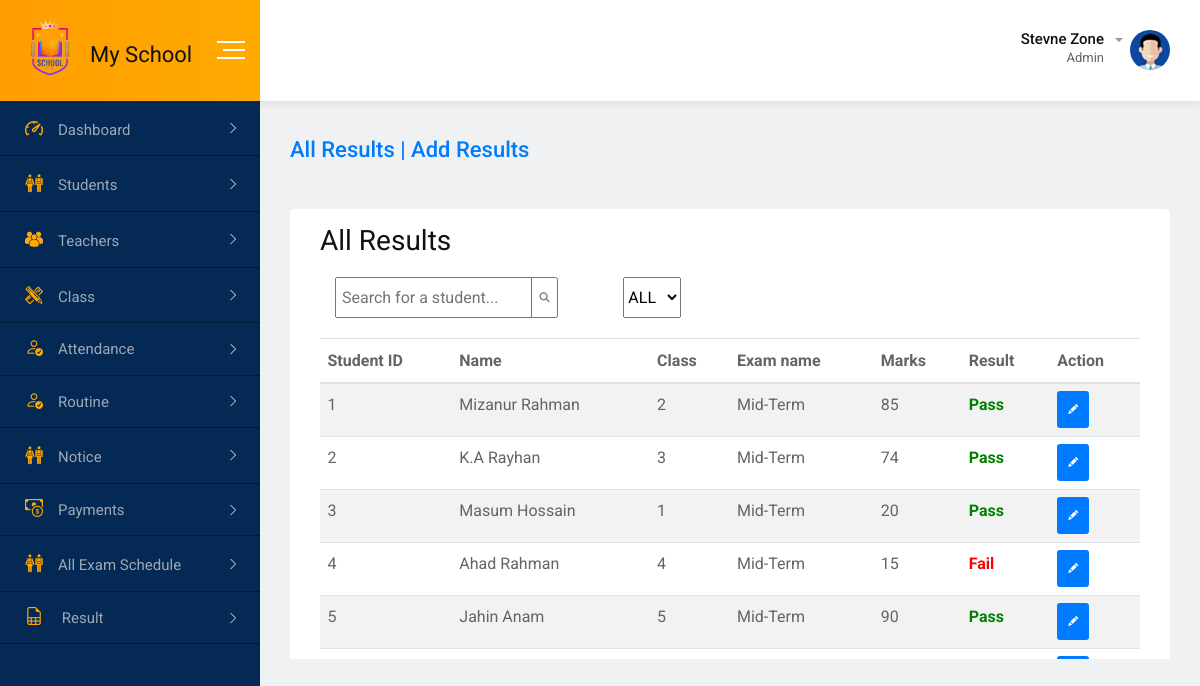
/admin/all_results.php, run on the app's committed database.
### tables this page shows
CREATE TABLE `result` (
  `id` int(11) NOT NULL,
  `st_id` int(11) NOT NULL,
  `st_name` varchar(100) NOT NULL,
  `st_class` int(11) NOT NULL,
  `exam_name` varchar(50) NOT NULL,
  `marks` int(11) NOT NULL,
  `result` varchar(5) NOT NULL
);

### admin/all_results.php (the view, shortened to what this page needs)
 <?php
include_once("../includes/db_config.php");
$sql = "SELECT * FROM result";
$result = $db->query($sql);
?>
<?php include_once("../includes/index_header.php"); ?>
<body>
    <?php include_once("../includes/index_sidebar.php"); ?>
    <div class="dashboard-content-one">
        <div class="breadcrumbs-area">
            <h3><a href="add_results.php" class="">All Results | Add Results </a></h3>
        </div>
        <div class="card" id="tableid">
            <div class="card-body">
                <h2>All Results</h2>
                <div class="table-top">
                    <div class="input-group col-md-4">
                    <input class="p-2" type="text" id="searchInput" placeholder="Search for a student...">
                        <span class="input-group-append">
                            <button class="btn btn-outline-secondary" type="button">
                                <i class="fa fa-search"></i>
                            </button>
                        </span>
                    </div>
                    <select id="statusFilter">
                        <option value="all">ALL</option>
                    </select>
                </div>
                <table class="table table-striped bg-white">
                    <thead>
                        <tr>
                            <th>Student ID</th>
                            <th>Name</th>
                            <th>Class</th>
                            <th>Exam name</th>
                            <th>Marks</th>
                            <th>Result</th>
                            <th>Action</th>
                        </tr>
                    </thead>
                    <tbody>
                        <?php while ($row = $result->fetch_assoc()) { ?>
            <tr>
                <td><?php echo $row["st_id"]; ?></td>
                <td><?php echo $row["st_name"]; ?></td>
                <td><?php echo $row["st_class"]; ?></td>
                <td><?php echo $row["exam_name"]; ?></td>
                <td><?php echo $row["marks"]; ?></td>
                <td class="result <?php echo $row["result"] == 'Fail'? 'red' : 'green' ?>  " ><?php echo $row["result"]; ?></td>
                <td> <a class="bi bi-pencil-fill btn btn-primary p-3" href="result_edit.php?id=<?php echo $row['id'] ?>"></a> </td>
                            </tr>
                        <?php } ?>
                    </tbody>
                </table>
            </div>
        </div>
        <?php include_once("../includes/index_footer.php"); ?>
</body>
</html>

### includes/index_header.php (shortened to what this page needs)
<!doctype html>
<html class="no-js" lang="">
<head>
    <link rel="stylesheet" href="../assets/css/normalize.css">
    <link rel="stylesheet" href="../assets/css/main.css">
    <link rel="stylesheet" href="../assets/css/bootstrap.min.css">
    <link rel="stylesheet" href="../assets/css/all.min.css">
    <link rel="stylesheet" href="../assets/fonts/flaticon.css">
    <link rel="stylesheet" href="https://cdn.jsdelivr.net/npm/bootstrap-icons@1.11.0/font/bootstrap-icons.css">
    <link rel="stylesheet" href="../assets/css/animate.min.css">
    <link rel="stylesheet" href="../assets/css/jquery.dataTables.min.css">
    <link rel="stylesheet" href="../assets/css/style.css">
    <link rel="stylesheet" href="../assets/css/select2.min.css">
    <link rel="stylesheet" href="https://cdnjs.cloudflare.com/ajax/libs/font-awesome/6.4.0/css/all.min.css">
</head>
<div id="wrapper" class="wrapper bg-ash">
    <div class="navbar navbar-expand-md header-menu-one bg-light">
        <div class="nav-bar-header-one">
            <div class="header-logo">
                <a class="d-flex" href="home.php">
                    <img class="logo_img" src="../assets/img/logo2.png" alt="logo">
                    <h3 class="mt-5"> My School </h3>
                </a>
            </div>
            <div class="toggle-button sidebar-toggle">
                <button type="button" class="item-link">
                    <span class="btn-icon-wrap">
                        <span></span>
                        <span></span>
                        <span></span>
                    </span>
                </button>
            </div>
        </div>
        <div class="header-main-menu collapse navbar-collapse" id="mobile-navbar">
            <ul class="navbar-nav">
                <li class="navbar-item dropdown header-admin">
                    <a class="navbar-nav-link dropdown-toggle" href="#" role="button" data-toggle="dropdown" aria-expanded="false">
                        <div class="admin-title">
                            <h5 class="item-title">Stevne Zone</h5>
                            <span>Admin</span>
                        </div>
                        <div class="admin-img">
                            <img src="../assets/img/figure/admin.jpg" alt="Admin">
                        </div>
                    </a>
                </li>
            </ul>
        </div>
    </div>

### includes/index_sidebar.php (shortened to what this page needs)
<div class="dashboard-page-one" id="leftsidebar">
    <div class="sidebar-main sidebar-menu-one sidebar-expand-md sidebar-color" style="height: 100vh">
        <div class="sidebar-menu-content">
            <ul class="nav nav-sidebar-menu sidebar-toggle-view">
                <li class="nav-item sidebar-nav-item">
                    <a href="#" class="nav-link"><i class="flaticon-dashboard"></i><span>Dashboard</span></a>
                </li>
                <li class="nav-item sidebar-nav-item">
                    <a href="#" class="nav-link"><i class="flaticon-classmates"></i><span>Students</span></a>
                </li>
                <li class="nav-item sidebar-nav-item">
                    <a href="#" class="nav-link"><i class="flaticon-multiple-users-silhouette"></i><span>Teachers</span></a>
                </li>
                <li class="nav-item sidebar-nav-item">
                    <a href="#" class="nav-link"><i class="flaticon-maths-class-materials-cross-of-a-pencil-and-a-ruler"></i><span>Class</span></a>
                </li>
                <li class="nav-item sidebar-nav-item">
                    <a href="#" class="nav-link"><i class="bi bi-person-check"></i><span>Attendance</span></a>
                </li>
                <li class="nav-item sidebar-nav-item">
                    <a href="#" class="nav-link"><i class="bi bi-person-check"></i><span>Routine</span></a>
                </li>
                <li class="nav-item sidebar-nav-item">
                    <a href="#" class="nav-link"><i class="flaticon-classmates"></i><span>Notice</span></a>
                </li>
                <li class="nav-item sidebar-nav-item">
                    <a href="#" class="nav-link"><i class="bi bi-cash-coin"></i><span>Payments</span></a>
                </li>
                <li class="nav-item sidebar-nav-item">
                    <a href="#" class="nav-link"><i class="flaticon-classmates"></i><span>All Exam Schedule</span></a>
                </li>
                <li class="nav-item sidebar-nav-item">
                    <a href="#" class="nav-link"><i class="bi bi-file-earmark-spreadsheet"></i><span> Result </span></a>
                </li>
            </ul>
        </div>
    </div>

### includes/index_footer.php (shortened to what this page needs)
</body>
</html>

### assets/css/main.css (style rules this page uses)
html { color: #222; font-size: 1em; line-height: 1.4; }
audio, canvas, iframe, img, svg, video { vertical-align: middle; }

### includes/index_header.php (style rules this page uses)
.logo_img { width: 80px; }

### admin/all_results.php (style rules this page uses)
#tableid { height: 450px; overflow: scroll; }
.table-top { display: flex; gap: 30px; margin-bottom: 20px; }
.green { color: green; font-weight: bold; }
.red { color: red; font-weight: bold; }

### data on the page
result: st "1", st_name "Mizanur Rahman", st_class "2", exam_name "Mid-Term", marks "85", result "Pass"
result: st "2", st_name "K.A Rayhan", st_class "3", exam_name "Mid-Term", marks "74", result "Pass"
result: st "3", st_name "Masum Hossain", st_class "1", exam_name "Mid-Term", marks "20", result "Pass"
result: st "4", st_name "Ahad Rahman", st_class "4", exam_name "Mid-Term", marks "15", result "Fail"
result: st "5", st_name "Jahin Anam", st_class "5", exam_name "Mid-Term", marks "90", result "Pass"
